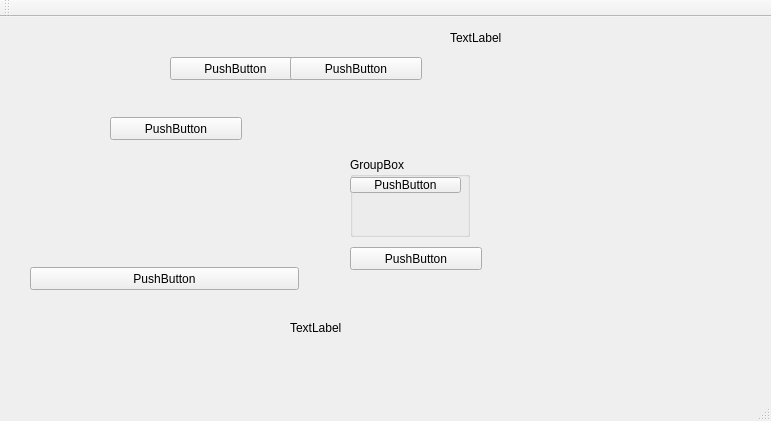
<?xml version="1.0" encoding="UTF-8"?>
<ui version="4.0">
 <class>MainWindow</class>
 <widget class="QMainWindow" name="MainWindow">
  <property name="geometry">
   <rect>
    <x>0</x>
    <y>0</y>
    <width>771</width>
    <height>421</height>
   </rect>
  </property>
  <property name="windowTitle">
   <string>MainWindow</string>
  </property>
  <widget class="QWidget" name="centralWidget">
   <widget class="QLabel" name="label">
    <property name="geometry">
     <rect>
      <x>450</x>
      <y>10</y>
      <width>137</width>
      <height>22</height>
     </rect>
    </property>
    <property name="text">
     <string>TextLabel</string>
    </property>
   </widget>
   <widget class="QPushButton" name="pushButton">
    <property name="geometry">
     <rect>
      <x>170</x>
      <y>40</y>
      <width>131</width>
      <height>23</height>
     </rect>
    </property>
    <property name="text">
     <string>PushButton</string>
    </property>
   </widget>
   <widget class="QPushButton" name="pushButton_5">
    <property name="geometry">
     <rect>
      <x>290</x>
      <y>40</y>
      <width>132</width>
      <height>23</height>
     </rect>
    </property>
    <property name="text">
     <string>PushButton</string>
    </property>
   </widget>
   <widget class="QPushButton" name="pushButton_3">
    <property name="geometry">
     <rect>
      <x>350</x>
      <y>230</y>
      <width>132</width>
      <height>23</height>
     </rect>
    </property>
    <property name="text">
     <string>PushButton</string>
    </property>
   </widget>
   <widget class="QPushButton" name="pushButton_6">
    <property name="geometry">
     <rect>
      <x>110</x>
      <y>100</y>
      <width>132</width>
      <height>23</height>
     </rect>
    </property>
    <property name="text">
     <string>PushButton</string>
    </property>
   </widget>
   <widget class="QPushButton" name="pushButton_2">
    <property name="geometry">
     <rect>
      <x>30</x>
      <y>250</y>
      <width>269</width>
      <height>23</height>
     </rect>
    </property>
    <property name="text">
     <string>PushButton</string>
    </property>
   </widget>
   <widget class="QLabel" name="label_2">
    <property name="geometry">
     <rect>
      <x>290</x>
      <y>200</y>
      <width>401</width>
      <height>221</height>
     </rect>
    </property>
    <property name="text">
     <string>TextLabel</string>
    </property>
   </widget>
   <widget class="QGroupBox" name="groupBox">
    <property name="geometry">
     <rect>
      <x>350</x>
      <y>140</y>
      <width>120</width>
      <height>80</height>
     </rect>
    </property>
    <property name="title">
     <string>GroupBox</string>
    </property>
    <widget class="QPushButton" name="pushButton_4">
     <property name="geometry">
      <rect>
       <x>0</x>
       <y>20</y>
       <width>111</width>
       <height>16</height>
      </rect>
     </property>
     <property name="text">
      <string>PushButton</string>
     </property>
    </widget>
   </widget>
  </widget>
  <widget class="QMenuBar" name="menuBar">
   <property name="geometry">
    <rect>
     <x>0</x>
     <y>0</y>
     <width>771</width>
     <height>21</height>
    </rect>
   </property>
  </widget>
  <widget class="QToolBar" name="mainToolBar">
   <attribute name="toolBarArea">
    <enum>TopToolBarArea</enum>
   </attribute>
   <attribute name="toolBarBreak">
    <bool>false</bool>
   </attribute>
  </widget>
  <widget class="QStatusBar" name="statusBar"/>
 </widget>
 <layoutdefault spacing="6" margin="11"/>
 <resources/>
 <connections/>
</ui>
